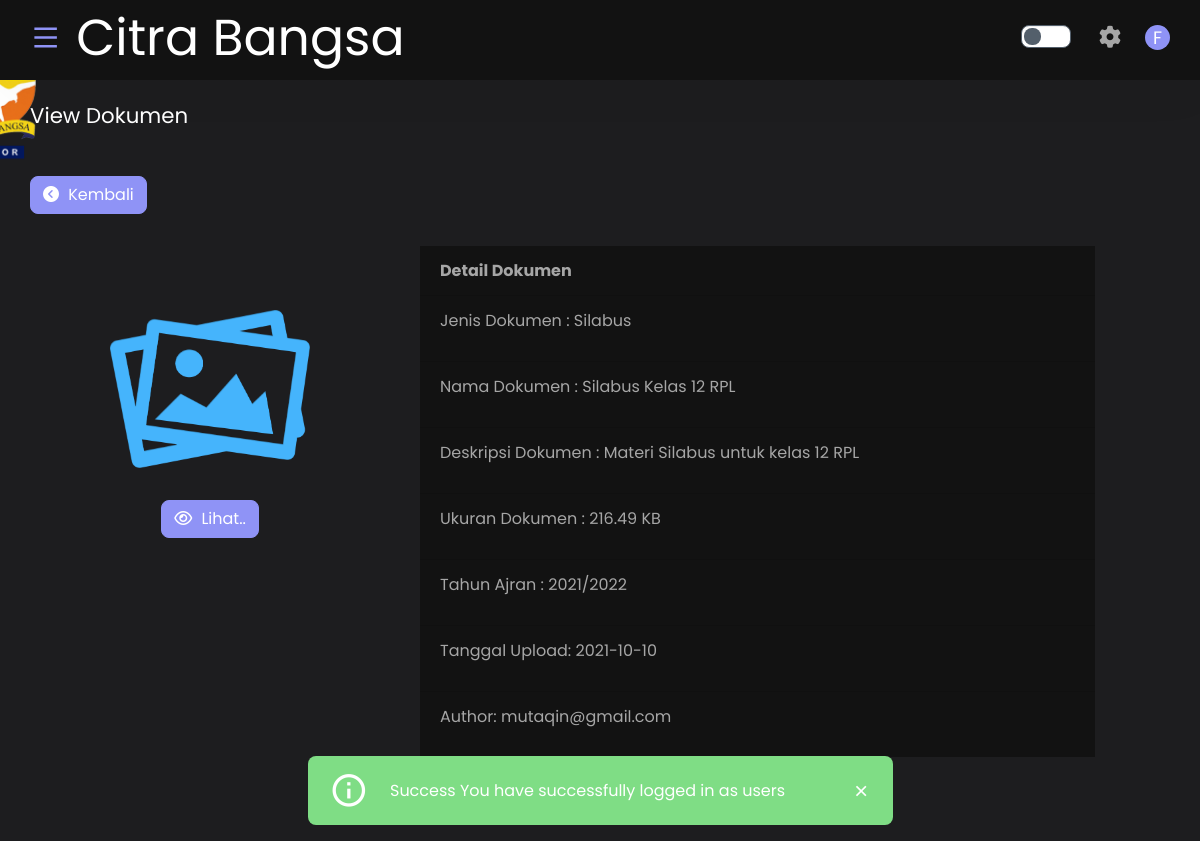
The page /public/document/viewDokMe/62 (signed in) on the database its author committed.
### tables this page shows
CREATE TABLE `dokumen` (
  `no_dok` int(11) NOT NULL,
  `jenis_dok` varchar(128) NOT NULL,
  `lokasi` varchar(128) NOT NULL,
  `nama` varchar(128) NOT NULL,
  `deskripsi` text NOT NULL,
  `file` varchar(128) NOT NULL,
  `type_file` varchar(128) NOT NULL,
  `ukuran_file` int(11) NOT NULL,
  `tahun_ajaran` varchar(100) NOT NULL,
  `tanggal_upload` date NOT NULL,
  `akses` int(11) NOT NULL,
  `author` varchar(100) NOT NULL
);

### app/core/Controller.php (called while the page is built, shortened)
<?php
class Controller
{
    public function view($view, $data = [])
    {
        require_once '../app/views/' . $view . '.php';
    }
    public function model($model)
    {
        return new $model;
    }
}

### app/controllers/Document.php (called while the page is built, shortened)
<?php
class Document extends Controller
{
    public function viewDokMe($no_dok)
    {
        $data = [
            'title' => 'View Dokumen',
            'view' => $this->model('Document_model')->getDataSingel($no_dok),
            'jenis' => $this->model('Document_model')->getAllDataJenis(),
            'storage' => $this->showSize(),
        ];
        $this->view('document/viewMe', $data);
    }
    public function convert_filesize($bytes, $decimals = 2)
    {
        $size = array('B', 'kB', 'MB', 'GB', 'TB', 'PB', 'EB', 'ZB', 'YB');
        $factor = floor((strlen($bytes) - 1) / 3);
        return sprintf("%.{$decimals}f", $bytes / pow(1024, $factor)) . @$size[$factor];
    }
    public function showSize()
    {
        $data = [
            'author' => $_SESSION['email']
        ];
        $sql = $this->model('Document_model')->getSumSize($data);
        $data = $this->convert_filesize($sql[0]['total']);
        return $data;
    }
}

### app/core/App.php (called while the page is built, shortened)
<?php
class App
{
    protected $method = 'index';
    protected $params = [];
    public function __construct()
    {
        $url = $this->parseUrl();
        if (file_exists('../app/controllers/' . $url[0] . '.php')) {
            unset($url[0]);
        }
        $this->controller = new $this->controller;
        if (isset($url[1])) {
            if (method_exists($this->controller, $url[1])) {
                $this->method = $url[1];
                unset($url[1]);
            }
        }
        if (!empty($url)) {
            $this->params = array_values($url);
        }
        call_user_func_array([$this->controller, $this->method], $this->params);
    }
    public function parseUrl()
    {
        if (isset($_GET['url'])) {
            $url = rtrim($_GET['url'], '/');
            $url = filter_var($url, FILTER_SANITIZE_URL);
            $url = explode('/', $url);
            return $url;
        }
    }
}

### public/index.php (called while the page is built, shortened)
<?php
$app = new App;

### app/core/Database.php (called while the page is built, shortened)
<?php
class Database
{
    private $host = DB_HOST;
    private $user = DB_USER;
    private $pass = DB_PASS;
    private $name = DB_NAME;
    private $dbh;
    private $stmt;
    public function __construct()
    {
        $dns = 'mysql:host=' . $this->host . ';dbname=' . $this->name;
        $option = [
            PDO::ATTR_PERSISTENT => TRUE,
            PDO::ATTR_ERRMODE => PDO::ERRMODE_EXCEPTION
        ];
        try {
            $this->dbh = new PDO($dns, $this->user, $this->pass, $option);
        } catch (PDOException $e) {
            die($e->getMessage());
        }
    }
    public function query($query)
    {
        $this->stmt = $this->dbh->prepare($query);
    }
    public function bind($param, $value, $type = null)
    {
        if (is_null($type)) {
            switch (true) {
                default:
                    $type = PDO::PARAM_STR;
            }
        }
        $this->stmt->bindValue($param, $value, $type);
    }
    public function execute()
    {
        $this->stmt->execute();
    }
    public function single()
    {
        $this->execute();
        return $this->stmt->fetch(PDO::FETCH_ASSOC);
    }
}

### app/models/Document_model.php (called while the page is built, shortened)
<?php
class Document_model
{
    private $jenis = 'jenis';
    private $dokumen = 'dokumen';
    private $db;
    public function __construct()
    {
        $this->db = new Database;
    }
    public function getAllDataJenis()
    {
        try {
            $this->db->query("SELECT * FROM $this->jenis");
            return $this->db->resultSet();
        } catch (PDOException $e) {
            echo $e->getMessage();
        }
    }
    public function getDataSingel($no_dok)
    {
        try {
            $query = "SELECT * FROM $this->dokumen WHERE no_dok= :no_dok";
            $this->db->query($query);
            $this->db->bind('no_dok', $no_dok);
            return $this->db->single();
        } catch (PDOException $e) {
            echo $e->getMessage();
        }
    }
    public function getSumSize($data)
    {
        try {
            $query = "SELECT SUM(ukuran_file) as total FROM $this->dokumen WHERE author= :author";
            $this->db->query($query);
            $this->db->bind('author', $data['author']);
            return $this->db->resultSet();
        } catch (PDOException $e) {
            echo $e->getMessage();
        }
    }
}

### app/views/document/viewMe.php (the view, shortened to what this page needs)
<div class="content-page">
    <div class="fixed-bottom">
        <div class="row justify-content-center">
            <div class="col-lg-6">
            </div>
        </div>
    </div>
    <div class="container-fluid">
        <div class="row">
            <div class="col-lg-12">
                <div class="card-transparent card-block card-stretch card-height mb-3">
                    <div class="d-flex justify-content-between">
                        <div class="select-dropdown input-prepend input-append">
                            <h5 class="card-title"><?php echo $data['title']; ?></h5>
                        </div>
                    </div>
                </div>
            </div>
        </div>
        <div class="row">
            <div class="col-lg-12">
                <a href="<?php echo BASEURL; ?>/dashboard" type="button" class="btn btn-primary my-3">
                    <i class="fa fa-chevron-circle-left"></i> Kembali
                </a>
            </div>
        </div>
        <div class="row mt-3">
            <div class="col-lg-4">
                <div class="d-flex justify-content-center mt-5">
                    <?php
                    $path = $data['view']['lokasi'] . '/' . $data['view']['file'];
                    $resultPath = pathinfo($path, PATHINFO_EXTENSION);
                    ?>
                    <?php if ($resultPath == 'png' || $resultPath == 'jpg' || $resultPath == 'jpeg') : ?>
                        <div class="row">
                            <div class="col-lg-12">
                                <div class="d-flex justify-content-center mt-3 mb-3">
                                    <img width="200px" height="200px" src="<?php echo BASEURL; ?>/assets/icons/image.png" class="img-fluid" />
                                </div>
                            </div>
                            <div class="col-lg-12">
                                <div class="d-flex justify-content-center mt-3 mb-3">
                                    <button type="button" class="btn btn-primary" data-toggle="modal" data-target="#viewerdoc">
                                        <i class="fa fa-eye"></i> Lihat..
                                    </button>
                                </div>
                            </div>
                        </div>
                    <?php elseif ($resultPath == 'docx' || $resultPath == 'doc') : ?>
                        <img width="200px" height="200px" src="<?php echo BASEURL; ?>/assets/icons/doc.png" class="img-fluid" />
                    <?php elseif ($resultPath == 'ppt' || $resultPath == 'pptx') : ?>
                        <img width="200px" height="200px" src="<?php echo BASEURL; ?>/assets/icons/ppt.png" class="img-fluid" />
                    <?php elseif ($resultPath == 'xlsx' || $resultPath == 'xls' || $resultPath == 'csv') : ?>
                        <img width="200px" height="200px" src="<?php echo BASEURL; ?>/assets/icons/xlsx.png" class="img-fluid" />
                    <?php else : ?>
                        <p>Not Data...</p>
                    <?php endif; ?>
                </div>
            </div>
            <div class="col-lg-8">
                <ul class="list-group list-group-flush" style="width:90%">
                    <li class="list-group-item">
                        <b>Detail Dokumen</b>
                    </li>
                    <li class="list-group-item">
                        <p>
                            Jenis Dokumen :
                            <?php echo $data['view']['jenis_dok']; ?>
                        </p>
                    </li>
                    <li class="list-group-item">
                        <p>
                            Nama Dokumen :
                            <?php echo $data['view']['nama']; ?>
                        </p>
                    </li>
                    <li class="list-group-item">
                        <p>
                            Deskripsi Dokumen :
                            <?php echo $data['view']['deskripsi']; ?>
                        </p>
                    </li>
                    <li class="list-group-item">
                        <p>
                            Ukuran Dokumen :
                            <?php
                            $size = $data['view']['ukuran_file'];
                            $units = array('B', 'KB', 'MB', 'GB', 'TB', 'PB', 'EB', 'ZB', 'YB');
                            $power = $size > 0 ? floor(log($size, 1024)) : 0;
                            echo number_format($size / pow(1024, $power), 2, '.', ',') . ' ' . $units[$power];
                            ?>
                        </p>
                    </li>
                    <li class="list-group-item">
                        <p>
                            Tahun Ajran :
                            <?php echo $data['view']['tahun_ajaran']; ?>
                        </p>
                    </li>
                    <li class="list-group-item">
                        <p>
                            Tanggal Upload:
                            <?php echo $data['view']['tanggal_upload']; ?>
                        </p>
                    </li>
                    <li class="list-group-item">
                        <p>
                            Author:
                            <?php echo $data['view']['author']; ?>
                        </p>
                    </li>
                </ul>
            </div>
        </div>
    </div>
</div>

### rows shown on the page
dokumen: jenis_dok "Silabus", nama "Silabus Kelas 12 RPL", deskripsi "Materi Silabus untuk kelas 12 RPL", $size/pow(1024,$power) "216.49", ukuran_file "KB", tahun_ajaran "2021/2022", tanggal_upload "2021-10-10", author "mutaqin@gmail.com"

### other values the page prints
substr($_SESSION['first_name'], 0, 1) "F"
$_SESSION['flash']['message'] "Success"
$_SESSION['flash']['action'] "You have successfully logged in as users"
$data['title'] "View Dokumen"
